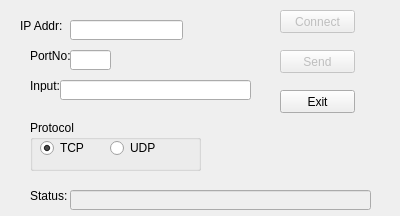
<?xml version="1.0" encoding="UTF-8"?>
<ui version="4.0">
 <class>SocketClient</class>
 <widget class="QDialog" name="SocketClient">
  <property name="geometry">
   <rect>
    <x>0</x>
    <y>0</y>
    <width>400</width>
    <height>216</height>
   </rect>
  </property>
  <property name="windowTitle">
   <string>SocketClient</string>
  </property>
  <widget class="QLabel" name="label">
   <property name="geometry">
    <rect>
     <x>30</x>
     <y>80</y>
     <width>47</width>
     <height>12</height>
    </rect>
   </property>
   <property name="text">
    <string>Input:</string>
   </property>
  </widget>
  <widget class="QLineEdit" name="leInput">
   <property name="geometry">
    <rect>
     <x>60</x>
     <y>80</y>
     <width>191</width>
     <height>20</height>
    </rect>
   </property>
  </widget>
  <widget class="QGroupBox" name="groupBox">
   <property name="geometry">
    <rect>
     <x>30</x>
     <y>120</y>
     <width>171</width>
     <height>51</height>
    </rect>
   </property>
   <property name="title">
    <string>Protocol</string>
   </property>
   <widget class="QRadioButton" name="rbTCP">
    <property name="enabled">
     <bool>true</bool>
    </property>
    <property name="geometry">
     <rect>
      <x>10</x>
      <y>20</y>
      <width>83</width>
      <height>16</height>
     </rect>
    </property>
    <property name="text">
     <string>TCP</string>
    </property>
    <property name="checked">
     <bool>true</bool>
    </property>
   </widget>
   <widget class="QRadioButton" name="rbUDP">
    <property name="geometry">
     <rect>
      <x>80</x>
      <y>20</y>
      <width>83</width>
      <height>16</height>
     </rect>
    </property>
    <property name="text">
     <string>UDP</string>
    </property>
   </widget>
  </widget>
  <widget class="QPushButton" name="pbSend">
   <property name="enabled">
    <bool>false</bool>
   </property>
   <property name="geometry">
    <rect>
     <x>280</x>
     <y>50</y>
     <width>75</width>
     <height>23</height>
    </rect>
   </property>
   <property name="text">
    <string>Send</string>
   </property>
  </widget>
  <widget class="QPushButton" name="pbExit">
   <property name="enabled">
    <bool>true</bool>
   </property>
   <property name="geometry">
    <rect>
     <x>280</x>
     <y>90</y>
     <width>75</width>
     <height>23</height>
    </rect>
   </property>
   <property name="text">
    <string>Exit</string>
   </property>
  </widget>
  <widget class="QLabel" name="label_2">
   <property name="geometry">
    <rect>
     <x>30</x>
     <y>50</y>
     <width>47</width>
     <height>12</height>
    </rect>
   </property>
   <property name="text">
    <string>PortNo:</string>
   </property>
  </widget>
  <widget class="QLineEdit" name="lePortNo">
   <property name="geometry">
    <rect>
     <x>70</x>
     <y>50</y>
     <width>41</width>
     <height>20</height>
    </rect>
   </property>
  </widget>
  <widget class="QLabel" name="label_3">
   <property name="geometry">
    <rect>
     <x>20</x>
     <y>20</y>
     <width>47</width>
     <height>12</height>
    </rect>
   </property>
   <property name="text">
    <string>IP Addr:</string>
   </property>
  </widget>
  <widget class="QLineEdit" name="leIPAddr">
   <property name="geometry">
    <rect>
     <x>70</x>
     <y>20</y>
     <width>113</width>
     <height>20</height>
    </rect>
   </property>
  </widget>
  <widget class="QPushButton" name="pbConnect">
   <property name="enabled">
    <bool>false</bool>
   </property>
   <property name="geometry">
    <rect>
     <x>280</x>
     <y>10</y>
     <width>75</width>
     <height>23</height>
    </rect>
   </property>
   <property name="text">
    <string>Connect</string>
   </property>
   <property name="checkable">
    <bool>false</bool>
   </property>
  </widget>
  <widget class="QLabel" name="label_4">
   <property name="geometry">
    <rect>
     <x>30</x>
     <y>190</y>
     <width>47</width>
     <height>12</height>
    </rect>
   </property>
   <property name="text">
    <string>Status:</string>
   </property>
  </widget>
  <widget class="QLineEdit" name="leStatus">
   <property name="enabled">
    <bool>false</bool>
   </property>
   <property name="geometry">
    <rect>
     <x>70</x>
     <y>190</y>
     <width>301</width>
     <height>20</height>
    </rect>
   </property>
  </widget>
 </widget>
 <layoutdefault spacing="6" margin="11"/>
 <tabstops>
  <tabstop>leIPAddr</tabstop>
  <tabstop>lePortNo</tabstop>
  <tabstop>leInput</tabstop>
  <tabstop>rbTCP</tabstop>
  <tabstop>rbUDP</tabstop>
  <tabstop>pbConnect</tabstop>
  <tabstop>pbSend</tabstop>
  <tabstop>pbExit</tabstop>
 </tabstops>
 <resources/>
 <connections/>
</ui>
